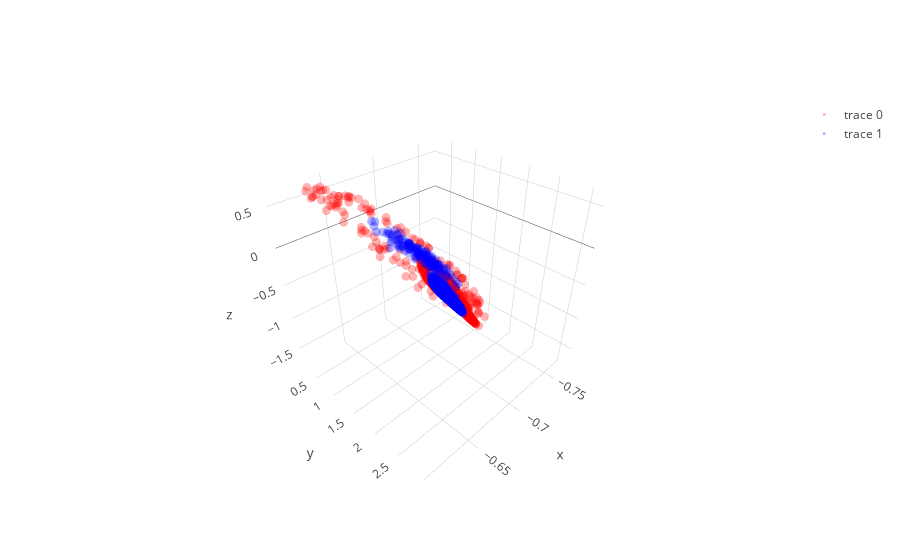
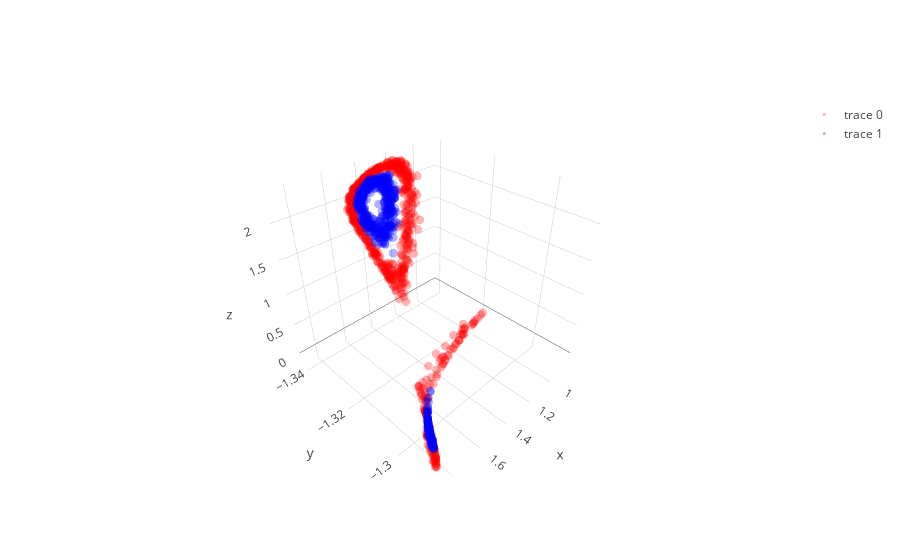
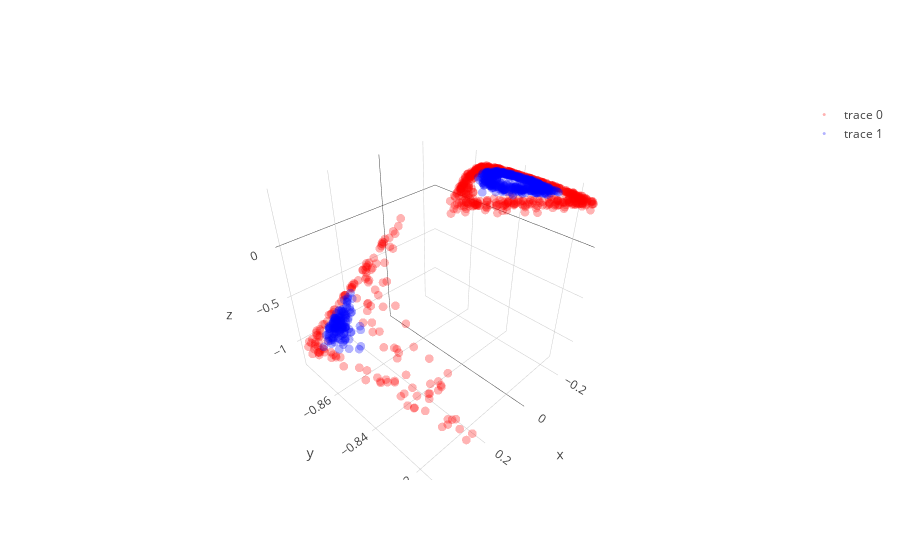

Notebook code for these charts, in order:
### Code cell
layer1,layer1_var = l1.feed_non(X)
layer2,layer2_var = l2.feed_non(layer1)
layer3,layer3_var = l3.feed_non(layer2)
layer4,layer4_var = l4.feed_linear(layer3)

show_3D(layer1)  
show_3D(layer2)    
show_3D(layer3)   

plt.figure(figsize=(8,6))
plt.scatter(layer4[y==0, 0], np.zeros((len(dsad)//2,1)), color='red',  alpha=0.1)
plt.scatter(layer4[y==1, 0], np.zeros((len(dsad)//2,1)), color='blue', alpha=0.1)
plt.show()

### Figure 1 — Plotly figure (JSON) as saved in the notebook; plotly's stock layout.template omitted (floating-point values rounded to 4 significant figures; data arrays with more than 128 entries replaced by an {"elided": "..."} marker saying what was removed)
{"data": [{"line": {"color": "red", "width": 0.5}, "marker": {"opacity": 0.3, "size": 3}, "mode": "markers", "type": "scatter3d", "uid": "7406f252-9150-4a06-8fea-3447853d5293", "x": {"elided": "650 float values"}, "y": {"elided": "650 float values"}, "z": {"elided": "650 float values"}}, {"line": {"color": "blue", "width": 0.5}, "marker": {"opacity": 0.3, "size": 3}, "mode": "markers", "type": "scatter3d", "uid": "6e385a03-0ee9-4d61-9bbc-c88f44e37aed", "x": {"elided": "650 float values"}, "y": {"elided": "650 float values"}, "z": {"elided": "650 float values"}}], "layout": {}}

### Figure 2 — Plotly figure (JSON) as saved in the notebook; plotly's stock layout.template omitted (floating-point values rounded to 4 significant figures; data arrays with more than 128 entries replaced by an {"elided": "..."} marker saying what was removed)
{"data": [{"line": {"color": "red", "width": 0.5}, "marker": {"opacity": 0.3, "size": 3}, "mode": "markers", "type": "scatter3d", "uid": "4cb6c5bf-014d-4f1c-aa57-f11fb9235b18", "x": {"elided": "650 float values"}, "y": {"elided": "650 float values"}, "z": {"elided": "650 float values"}}, {"line": {"color": "blue", "width": 0.5}, "marker": {"opacity": 0.3, "size": 3}, "mode": "markers", "type": "scatter3d", "uid": "e72faa5d-e771-41dc-b121-8aece378c4b2", "x": {"elided": "650 float values"}, "y": {"elided": "650 float values"}, "z": {"elided": "650 float values"}}], "layout": {}}

### Figure 3 — Plotly figure (JSON) as saved in the notebook; plotly's stock layout.template omitted (floating-point values rounded to 4 significant figures; data arrays with more than 128 entries replaced by an {"elided": "..."} marker saying what was removed)
{"data": [{"line": {"color": "red", "width": 0.5}, "marker": {"opacity": 0.3, "size": 3}, "mode": "markers", "type": "scatter3d", "uid": "f9fe52b7-d5b3-4938-bfd4-a4cd38dd008f", "x": {"elided": "650 float values"}, "y": {"elided": "650 float values"}, "z": {"elided": "650 float values"}}, {"line": {"color": "blue", "width": 0.5}, "marker": {"opacity": 0.3, "size": 3}, "mode": "markers", "type": "scatter3d", "uid": "ea41467d-e9df-4d24-8c4d-d93a9d2bf989", "x": {"elided": "650 float values"}, "y": {"elided": "650 float values"}, "z": {"elided": "650 float values"}}], "layout": {}}
